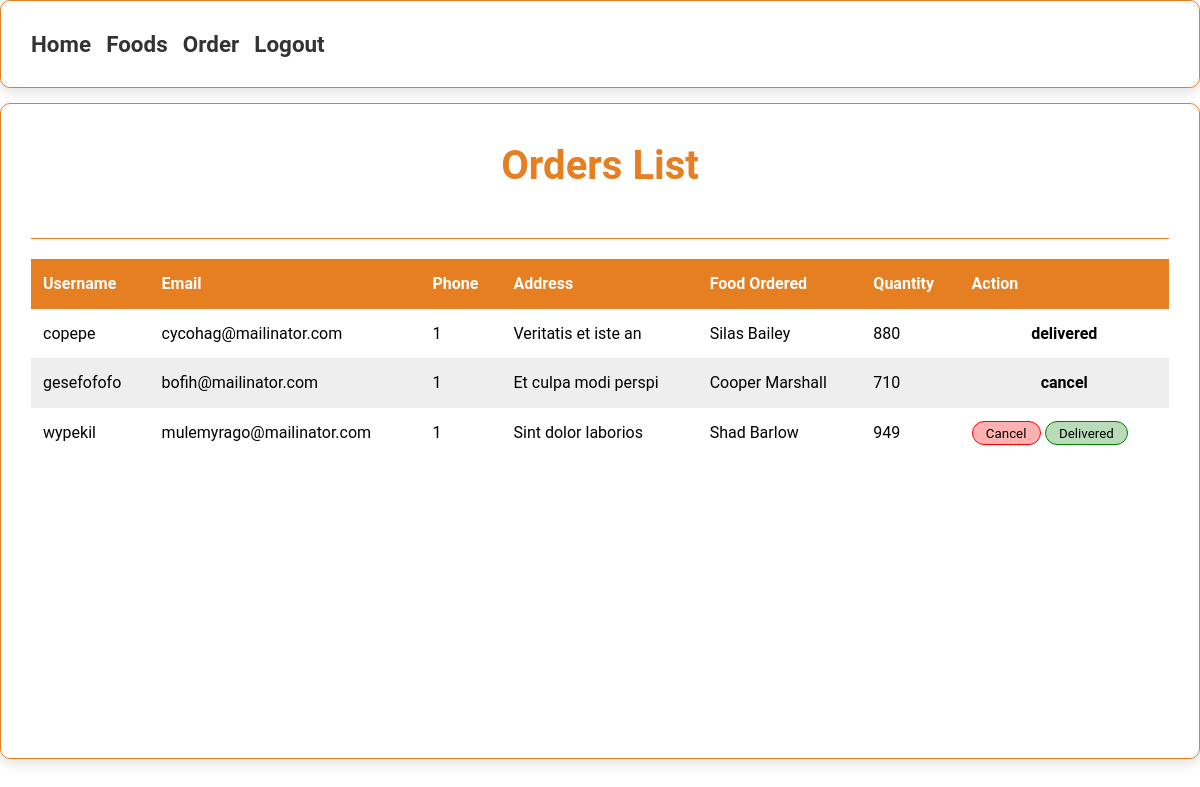
The app's page /admin/order.php (signed in) with its own data.
### tables this page shows
CREATE TABLE `food_order` (
  `id` int(11) NOT NULL,
  `username` varchar(100) DEFAULT NULL,
  `email` varchar(150) DEFAULT NULL,
  `phone` int(11) DEFAULT NULL,
  `address` text DEFAULT NULL,
  `food_id` int(11) DEFAULT NULL,
  `qty` int(11) NOT NULL DEFAULT 1,
  `status` enum('order','cancel','delivered') NOT NULL DEFAULT 'order'
);

CREATE TABLE `foods` (
  `id` int(11) NOT NULL,
  `name` varchar(200) NOT NULL,
  `image` text NOT NULL,
  `price` int(11) NOT NULL,
  `calories` int(11) NOT NULL
);

### admin/order.php (the view, shortened to what this page needs)
<?php
include "connection.php";
    $query = "SELECT food_order.id, food_order.username, food_order.email, food_order.phone, food_order.address,
                food_order.qty,food_order.status, foods.name AS food_name FROM food_order
                INNER JOIN foods ON food_order.food_id = foods.id";
            $result = mysqli_query($conn, $query);
?>
<!DOCTYPE html>
<html lang="en">
<head>
    <link rel="stylesheet" href="style2.css">
</head>
<body>
<?php include "./navbar.php"; ?>
    <main>
        <div class="container">
            <h1 class="container-title">Orders List</h1>
            <?php if (mysqli_num_rows($result) > 0): ?>
                <table class="order-table">
                    <thead>
                        <tr>
                            <th>Username</th>
                            <th>Email</th>
                            <th>Phone</th>
                            <th>Address</th>
                            <th>Food Ordered</th>
                            <th>Quantity</th>
                            <th>Action</th>
                        </tr>
                    </thead>
                    <tbody>
                        <?php while ($row = mysqli_fetch_assoc($result)): ?>
                            <tr>
                                <td><?= $row['username'] ?></td>
                                <td><?= $row['email'] ?></td>
                                <td><?= $row['phone'] ?></td>
                                <td><?= $row['address'] ?></td>
                                <td><?= $row['food_name'] ?></td>
                                <td><?= $row['qty'] ?></td>
                                <?php
                                    if( $row['status'] == 'order'){
                                ?>
                                    <td>
                                        <form action="order.php" method="POST">
                                            <button class="btn btn-danger" name="cancel">Cancel</button>
                                            <button class="btn btn-success" name="delivery">Delivered</button>
                                        </form>
                                    </td>
                                <?php }else{ ?>
                                <td style="text-align:center;font-weight:bold;"><?= $row['status'] ?></td>
                                <?php } ?>
                            </tr>
                        <?php endwhile; ?>
                    </tbody>
                </table>
            <?php else: ?>
                <p>No orders found.</p>
            <?php endif; ?>
        </div>
    </main>
</body>
</html>

### admin/navbar.php
<nav>
        <a href="/kabul_resturant">Home</a>
        <a href="./foods.php">Foods</a>
        <a href="./order.php">Order</a>
        <a href="./logout.php">Logout</a>
    </nav>

### admin/style2.css (style rules this page uses)
* { margin: 0; padding: 0; box-sizing: border-box; font-family: 'Roboto', sans-serif; }
main { background-color: var(--bg-primary-color); color: var(--black-color); line-height: 1.6; height: 95vh; display: flex; justify-content: center; }
.container,nav { width: 100%; border:1px solid #E67E22; max-width: 1200px; background-color: var(--white-color); border-radius: 10px; padding: 30px; box-shadow: 0 6px 12px rgba(0, 0, 0, 0.1); overflow: auto; position: relative; }
.container { max-height: 82vh; margin-top: 15px; }
h1 { text-align: center; font-size: 2.5rem; color: #E67E22; margin-bottom: 20px; border-bottom: 1px solid #E67E22; padding-bottom: 1em; position: sticky; top: 0; z-index:9; background-color: #fff; left:0; right:0; }
.order-table { width: 100%; border-collapse: collapse; margin-top: 20px; }
.order-table th, .order-table td { padding: 12px; text-align: left; border-bottom: 1px solid var(--gray-color); white-space: nowrap; }
.order-table thead { background-color: #E67E22; color: #fff; }
.order-table th { background-color: var(--primary-color); color: var(--white-color); }
.order-table tr:nth-child(even) { background-color: #eee; }
.btn { padding: .25em 1em; border-radius: 1em; cursor: pointer; border:1px solid; }
.btn-danger { background-color: #ff00004f; border-color: red; }
.btn-success { background-color: #00800047; border-color: green; }

### records on screen
food_order: username "copepe", email "cycohag@mailinator.com", phone "1", address "Veritatis et iste an", food.name "Silas Bailey", qty "880", status "delivered"
food_order: username "gesefofofo", email "bofih@mailinator.com", phone "1", address "Et culpa modi perspi", food.name "Cooper Marshall", qty "710", status "cancel"
food_order: username "wypekil", email "mulemyrago@mailinator.com", phone "1", address "Sint dolor laborios", food.name "Shad Barlow", qty "949"
